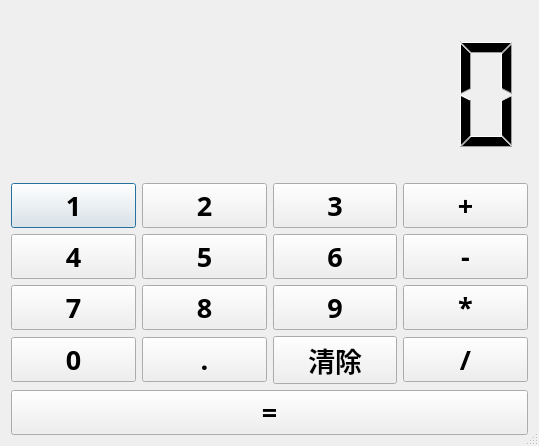
<?xml version="1.0" encoding="UTF-8"?>
<ui version="4.0">
 <class>Dialog</class>
 <widget class="QDialog" name="Dialog">
  <property name="geometry">
   <rect>
    <x>0</x>
    <y>0</y>
    <width>539</width>
    <height>446</height>
   </rect>
  </property>
  <property name="windowTitle">
   <string>计算器</string>
  </property>
  <property name="windowIcon">
   <iconset>
    <normaloff>C:/Users/学点编程吧/Desktop/图形界面编程/Calculator/calculator.ico</normaloff>C:/Users/学点编程吧/Desktop/图形界面编程/Calculator/calculator.ico</iconset>
  </property>
  <property name="whatsThis">
   <string>计算器</string>
  </property>
  <property name="sizeGripEnabled">
   <bool>true</bool>
  </property>
  <layout class="QVBoxLayout" name="verticalLayout_2">
   <item>
    <widget class="QLCDNumber" name="lcd">
     <property name="frameShape">
      <enum>QFrame::NoFrame</enum>
     </property>
     <property name="numDigits">
      <number>8</number>
     </property>
    </widget>
   </item>
   <item>
    <layout class="QVBoxLayout" name="verticalLayout">
     <item>
      <layout class="QHBoxLayout" name="horizontalLayout">
       <item>
        <widget class="QPushButton" name="b1">
         <property name="font">
          <font>
           <family>Simplified Arabic Fixed</family>
           <pointsize>20</pointsize>
           <weight>75</weight>
           <bold>true</bold>
          </font>
         </property>
         <property name="text">
          <string>1</string>
         </property>
        </widget>
       </item>
       <item>
        <widget class="QPushButton" name="b2">
         <property name="font">
          <font>
           <family>Simplified Arabic Fixed</family>
           <pointsize>20</pointsize>
           <weight>75</weight>
           <bold>true</bold>
          </font>
         </property>
         <property name="text">
          <string>2</string>
         </property>
        </widget>
       </item>
       <item>
        <widget class="QPushButton" name="b3">
         <property name="font">
          <font>
           <family>Simplified Arabic Fixed</family>
           <pointsize>20</pointsize>
           <weight>75</weight>
           <bold>true</bold>
          </font>
         </property>
         <property name="text">
          <string>3</string>
         </property>
        </widget>
       </item>
       <item>
        <widget class="QPushButton" name="b_plus">
         <property name="font">
          <font>
           <family>Simplified Arabic Fixed</family>
           <pointsize>20</pointsize>
           <weight>75</weight>
           <bold>true</bold>
          </font>
         </property>
         <property name="text">
          <string>+</string>
         </property>
        </widget>
       </item>
      </layout>
     </item>
     <item>
      <layout class="QHBoxLayout" name="horizontalLayout_2">
       <item>
        <widget class="QPushButton" name="b4">
         <property name="font">
          <font>
           <family>Simplified Arabic Fixed</family>
           <pointsize>20</pointsize>
           <weight>75</weight>
           <bold>true</bold>
          </font>
         </property>
         <property name="text">
          <string>4</string>
         </property>
        </widget>
       </item>
       <item>
        <widget class="QPushButton" name="b5">
         <property name="font">
          <font>
           <family>Simplified Arabic Fixed</family>
           <pointsize>20</pointsize>
           <weight>75</weight>
           <bold>true</bold>
          </font>
         </property>
         <property name="text">
          <string>5</string>
         </property>
        </widget>
       </item>
       <item>
        <widget class="QPushButton" name="b6">
         <property name="font">
          <font>
           <family>Simplified Arabic Fixed</family>
           <pointsize>20</pointsize>
           <weight>75</weight>
           <bold>true</bold>
          </font>
         </property>
         <property name="text">
          <string>6</string>
         </property>
        </widget>
       </item>
       <item>
        <widget class="QPushButton" name="b_sub">
         <property name="font">
          <font>
           <family>Simplified Arabic Fixed</family>
           <pointsize>20</pointsize>
           <weight>75</weight>
           <bold>true</bold>
          </font>
         </property>
         <property name="text">
          <string>-</string>
         </property>
        </widget>
       </item>
      </layout>
     </item>
     <item>
      <layout class="QHBoxLayout" name="horizontalLayout_3">
       <item>
        <widget class="QPushButton" name="b7">
         <property name="font">
          <font>
           <family>Simplified Arabic Fixed</family>
           <pointsize>20</pointsize>
           <weight>75</weight>
           <bold>true</bold>
          </font>
         </property>
         <property name="text">
          <string>7</string>
         </property>
        </widget>
       </item>
       <item>
        <widget class="QPushButton" name="b8">
         <property name="font">
          <font>
           <family>Simplified Arabic Fixed</family>
           <pointsize>20</pointsize>
           <weight>75</weight>
           <bold>true</bold>
          </font>
         </property>
         <property name="text">
          <string>8</string>
         </property>
        </widget>
       </item>
       <item>
        <widget class="QPushButton" name="b9">
         <property name="font">
          <font>
           <family>Simplified Arabic Fixed</family>
           <pointsize>20</pointsize>
           <weight>75</weight>
           <bold>true</bold>
          </font>
         </property>
         <property name="text">
          <string>9</string>
         </property>
        </widget>
       </item>
       <item>
        <widget class="QPushButton" name="b_mul">
         <property name="font">
          <font>
           <family>Simplified Arabic Fixed</family>
           <pointsize>20</pointsize>
           <weight>75</weight>
           <bold>true</bold>
          </font>
         </property>
         <property name="text">
          <string>*</string>
         </property>
        </widget>
       </item>
      </layout>
     </item>
     <item>
      <layout class="QHBoxLayout" name="horizontalLayout_4">
       <item>
        <widget class="QPushButton" name="b0">
         <property name="font">
          <font>
           <family>Simplified Arabic Fixed</family>
           <pointsize>20</pointsize>
           <weight>75</weight>
           <bold>true</bold>
          </font>
         </property>
         <property name="text">
          <string>0</string>
         </property>
        </widget>
       </item>
       <item>
        <widget class="QPushButton" name="point">
         <property name="font">
          <font>
           <family>Simplified Arabic Fixed</family>
           <pointsize>20</pointsize>
           <weight>75</weight>
           <bold>true</bold>
          </font>
         </property>
         <property name="text">
          <string>.</string>
         </property>
        </widget>
       </item>
       <item>
        <widget class="QPushButton" name="b_clear">
         <property name="font">
          <font>
           <family>Simplified Arabic Fixed</family>
           <pointsize>20</pointsize>
           <weight>75</weight>
           <bold>true</bold>
          </font>
         </property>
         <property name="text">
          <string>清除</string>
         </property>
        </widget>
       </item>
       <item>
        <widget class="QPushButton" name="b_div">
         <property name="font">
          <font>
           <family>Simplified Arabic Fixed</family>
           <pointsize>20</pointsize>
           <weight>75</weight>
           <bold>true</bold>
          </font>
         </property>
         <property name="text">
          <string>/</string>
         </property>
        </widget>
       </item>
      </layout>
     </item>
     <item>
      <widget class="QPushButton" name="b_eq">
       <property name="font">
        <font>
         <family>Simplified Arabic Fixed</family>
         <pointsize>20</pointsize>
         <weight>75</weight>
         <bold>true</bold>
        </font>
       </property>
       <property name="text">
        <string>=</string>
       </property>
      </widget>
     </item>
    </layout>
   </item>
  </layout>
 </widget>
 <resources/>
 <connections/>
</ui>
